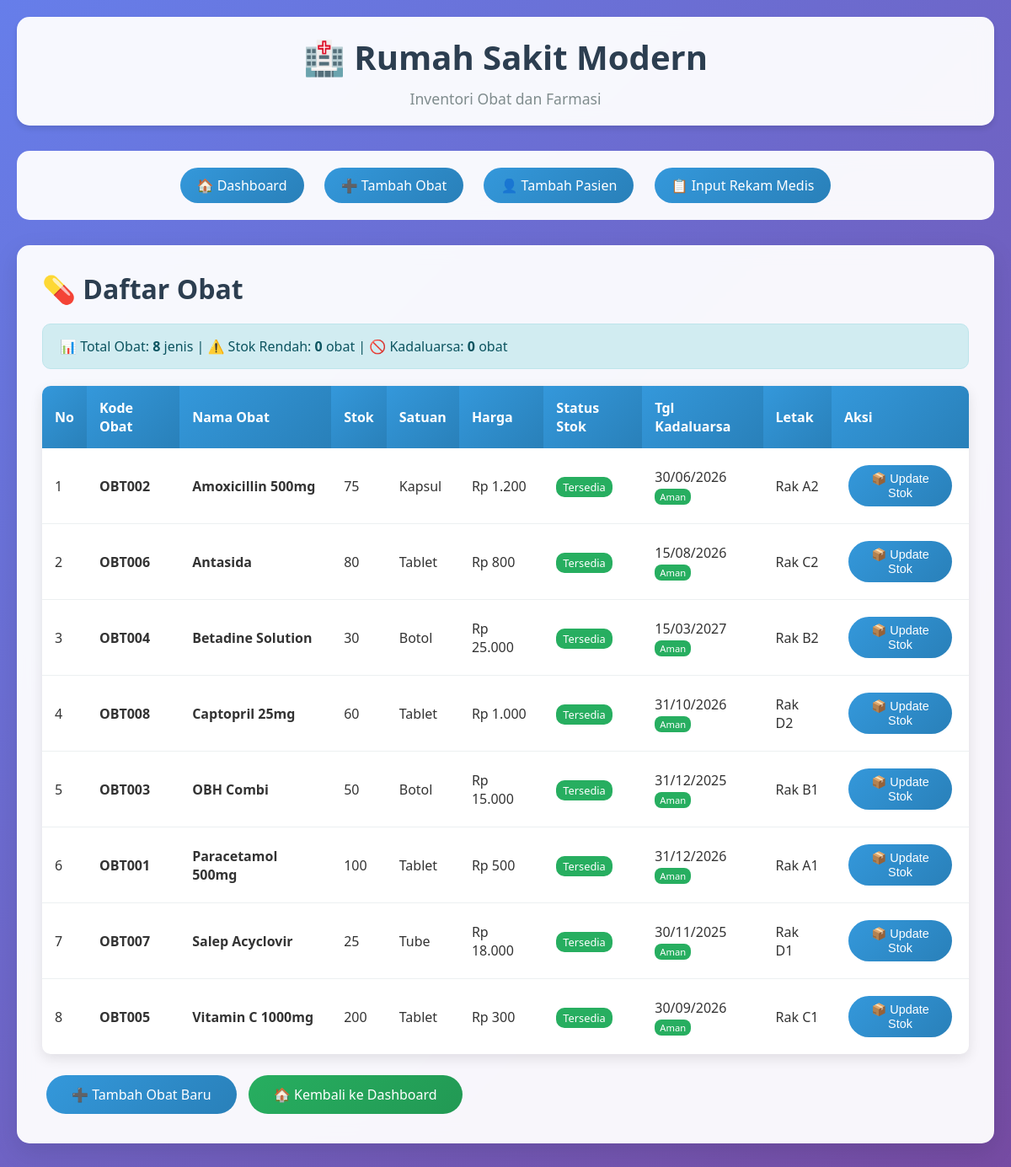
Page /obat_list_new.php on the committed database.
### tables this page shows
CREATE TABLE IF NOT EXISTS obat (
    Kode_obat VARCHAR(10) PRIMARY KEY,
    nm_obat VARCHAR(100) NOT NULL,
    harga_obat DECIMAL(10,2) NOT NULL,
    tgl_kadaluarsa DATE NOT NULL,
    satuan VARCHAR(20) NOT NULL,
    letak_obat VARCHAR(50) NOT NULL,
    stok INT NOT NULL DEFAULT 0,
    created_at TIMESTAMP DEFAULT CURRENT_TIMESTAMP,
    updated_at TIMESTAMP DEFAULT CURRENT_TIMESTAMP ON UPDATE CURRENT_TIMESTAMP
);

### obat_list_new.php (the view, shortened to what this page needs)
<?php include 'db.php'; ?>
<!DOCTYPE html>
<html lang="id">
<head>
    <link rel="stylesheet" href="assets/style.css">
</head>
<body>
    <div class="container">
        <div class="header">
            <h1>🏥 Rumah Sakit Modern</h1>
            <p>Inventori Obat dan Farmasi</p>
        </div>
        <div class="nav">
            <a href="index.php">🏠 Dashboard</a>
            <a href="obat_form.php">➕ Tambah Obat</a>
            <a href="pasien_form.php">👤 Tambah Pasien</a>
            <a href="rekam_medis_form.php">📋 Input Rekam Medis</a>
        </div>
        <div class="card">
            <h2>💊 Daftar Obat</h2>
            <?php
            $result = mysqli_query($conn, "SELECT * FROM obat ORDER BY nm_obat");
            $total_obat = 0;
            $stok_rendah = 0;
            $kadaluarsa = 0;
            if ($result) {
                $total_obat = mysqli_num_rows($result);
                mysqli_data_seek($result, 0);
            }
            ?>
            <div class="alert alert-info">
                📊 Total Obat: <strong><?php echo $total_obat; ?></strong> jenis |
                ⚠️ Stok Rendah: <strong><?php echo $stok_rendah; ?></strong> obat |
                🚫 Kadaluarsa: <strong><?php echo $kadaluarsa; ?></strong> obat
            </div>
            <table class="table">
                <thead>
                    <tr>
                        <th>No</th>
                        <th>Kode Obat</th>
                        <th>Nama Obat</th>
                        <th>Stok</th>
                        <th>Satuan</th>
                        <th>Harga</th>
                        <th>Status Stok</th>
                        <th>Tgl Kadaluarsa</th>
                        <th>Letak</th>
                        <th>Aksi</th>
                    </tr>
                </thead>
                <tbody>
                    <?php
                    $no = 1;
                    if ($result) {
                        mysqli_data_seek($result, 0);
                        while ($row = mysqli_fetch_assoc($result)) {
                            $status_stok = '';
                            $status_color = '';
                            $status_kadaluarsa = '';
                            $kadaluarsa_color = '';
                            if ($row['stok'] <= 0) {
                                $status_stok = 'Habis';
                                $status_color = '#e74c3c';
                            } elseif ($row['stok'] < 10) {
                                $status_stok = 'Stok Rendah';
                                $status_color = '#f39c12';
                            } else {
                                $status_stok = 'Tersedia';
                                $status_color = '#27ae60';
                            }
                            $today = date('Y-m-d');
                            $expire_date = $row['tgl_kadaluarsa'];
                            $days_diff = (strtotime($expire_date) - strtotime($today)) / (60 * 60 * 24);
                            if ($days_diff <= 0) {
                                $status_kadaluarsa = 'Kadaluarsa';
                                $kadaluarsa_color = '#e74c3c';
                            } elseif ($days_diff <= 30) {
                                $status_kadaluarsa = 'Akan Kadaluarsa';
                                $kadaluarsa_color = '#f39c12';
                            } else {
                                $status_kadaluarsa = 'Aman';
                                $kadaluarsa_color = '#27ae60';
                            }
                            echo "<tr>
                                <td>".$no++."</td>
                                <td><strong>".$row['Kode_obat']."</strong></td>
                                <td><strong>".$row['nm_obat']."</strong></td>
                                <td>".$row['stok']."</td>
                                <td>".$row['satuan']."</td>
                                <td>Rp ".number_format($row['harga_obat'], 0, ',', '.')."</td>
                                <td><span style='background: $status_color; color: white; padding: 3px 8px; border-radius: 10px; font-size: 0.8rem;'>$status_stok</span></td>
                                <td>".date('d/m/Y', strtotime($row['tgl_kadaluarsa']))."<br><span style='background: $kadaluarsa_color; color: white; padding: 2px 6px; border-radius: 8px; font-size: 0.7rem;'>$status_kadaluarsa</span></td>
                                <td>".$row['letak_obat']."</td>
                                <td>
                                    <button onclick='updateStok(\"".$row['Kode_obat']."\")' class='btn btn-primary btn-sm'>📦 Update Stok</button>
                                </td>
                            </tr>";
                        }
                    }
                    ?>
                </tbody>
            </table>
            <div style="margin-top: 20px;">
                <a href="obat_form.php" class="btn btn-primary">➕ Tambah Obat Baru</a>
                <a href="index.php" class="btn btn-success">🏠 Kembali ke Dashboard</a>
            </div>
        </div>
    </div>
</body>
</html>

### assets/style.css (style rules this page uses)
* { margin: 0; padding: 0; box-sizing: border-box; }
body { font-family: 'Segoe UI', Tahoma, Geneva, Verdana, sans-serif; background: linear-gradient(135deg, #667eea 0%, #764ba2 100%); min-height: 100vh; color: #333; }
.container { max-width: 1200px; margin: 0 auto; padding: 20px; }
.header { background: rgba(255, 255, 255, 0.95); backdrop-filter: blur(10px); box-shadow: 0 4px 6px rgba(0, 0, 0, 0.1); border-radius: 15px; margin-bottom: 30px; padding: 20px; text-align: center; }
.header h1 { color: #2c3e50; font-size: 2.5rem; margin-bottom: 10px; font-weight: 700; }
.header p { color: #7f8c8d; font-size: 1.1rem; }
.nav { background: rgba(255, 255, 255, 0.95); backdrop-filter: blur(10px); border-radius: 15px; padding: 15px; margin-bottom: 30px; text-align: center; }
.nav a { display: inline-block; margin: 5px 10px; padding: 10px 20px; background: linear-gradient(135deg, #3498db, #2980b9); color: white; text-decoration: none; border-radius: 25px; transition: all 0.3s ease; font-weight: 500; }
.card { background: rgba(255, 255, 255, 0.95); backdrop-filter: blur(10px); border-radius: 15px; padding: 30px; box-shadow: 0 10px 30px rgba(0, 0, 0, 0.1); margin-bottom: 30px; }
.card h2 { color: #2c3e50; margin-bottom: 20px; font-size: 2rem; font-weight: 600; }
.btn { display: inline-block; padding: 12px 30px; border: none; border-radius: 25px; font-size: 1rem; font-weight: 500; cursor: pointer; text-decoration: none; transition: all 0.3s ease; margin: 5px; }
.btn-primary { background: linear-gradient(135deg, #3498db, #2980b9); color: white; }
.btn-success { background: linear-gradient(135deg, #27ae60, #229954); color: white; }
.table { width: 100%; border-collapse: collapse; margin-top: 20px; background: white; border-radius: 10px; overflow: hidden; box-shadow: 0 5px 15px rgba(0, 0, 0, 0.1); }
.table th { background: linear-gradient(135deg, #3498db, #2980b9); color: white; padding: 15px; text-align: left; font-weight: 600; }
.table td { padding: 15px; border-bottom: 1px solid #ecf0f1; }
.table tr:last-child td { border-bottom: none; }
.alert { padding: 15px 20px; border-radius: 10px; margin: 20px 0; font-weight: 500; }
.alert-info { background: #d1ecf1; border: 1px solid #bee5eb; color: #0c5460; }
.btn-sm { padding: 8px 15px; font-size: 0.9rem; }
.table th { position: sticky; top: 0; z-index: 10; }
.card { animation: fadeInUp 0.6s ease-out; }

### rows in the picture
obat: Kode_obat "OBT002", nm_obat "Amoxicillin 500mg", stok "75", satuan "Kapsul", harga_obat "1.200", stok "Tersedia", tgl_kadaluarsa "30/06/2026", tgl_kadaluarsa "Aman", letak_obat "Rak A2"
obat: Kode_obat "OBT006", nm_obat "Antasida", stok "80", satuan "Tablet", harga_obat "800", stok "Tersedia", tgl_kadaluarsa "15/08/2026", tgl_kadaluarsa "Aman", letak_obat "Rak C2"
obat: Kode_obat "OBT004", nm_obat "Betadine Solution", stok "30", satuan "Botol", harga_obat "25.000", stok "Tersedia", tgl_kadaluarsa "15/03/2027", tgl_kadaluarsa "Aman", letak_obat "Rak B2"
obat: Kode_obat "OBT008", nm_obat "Captopril 25mg", stok "60", satuan "Tablet", harga_obat "1.000", stok "Tersedia", tgl_kadaluarsa "31/10/2026", tgl_kadaluarsa "Aman", letak_obat "Rak D2"
obat: Kode_obat "OBT003", nm_obat "OBH Combi", stok "50", satuan "Botol", harga_obat "15.000", stok "Tersedia", tgl_kadaluarsa "31/12/2025", tgl_kadaluarsa "Aman", letak_obat "Rak B1"
obat: Kode_obat "OBT001", nm_obat "Paracetamol 500mg", stok "100", satuan "Tablet", harga_obat "500", stok "Tersedia", tgl_kadaluarsa "31/12/2026", tgl_kadaluarsa "Aman", letak_obat "Rak A1"
obat: Kode_obat "OBT007", nm_obat "Salep Acyclovir", stok "25", satuan "Tube", harga_obat "18.000", stok "Tersedia", tgl_kadaluarsa "30/11/2025", tgl_kadaluarsa "Aman", letak_obat "Rak D1"
obat: Kode_obat "OBT005", nm_obat "Vitamin C 1000mg", stok "200", satuan "Tablet", harga_obat "300", stok "Tersedia", tgl_kadaluarsa "30/09/2026", tgl_kadaluarsa "Aman", letak_obat "Rak C1"

### other values in the picture
$total_obat "8"
$stok_rendah "0"
$kadaluarsa "0"
